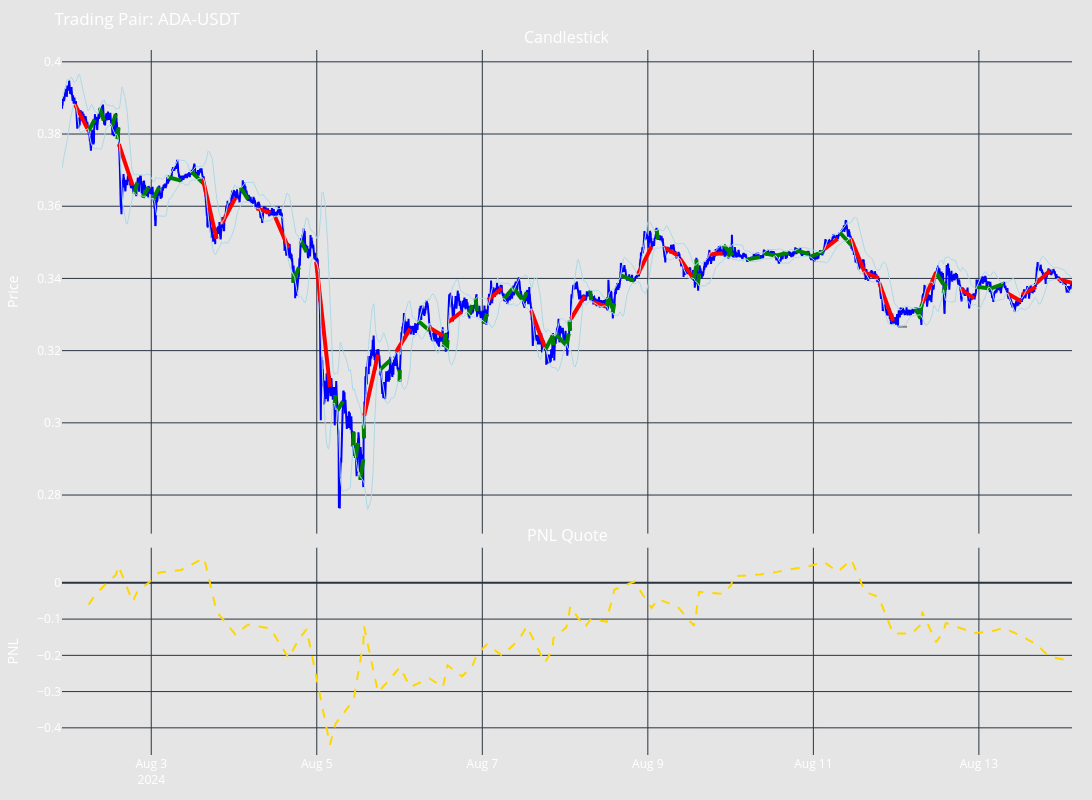

Here is the notebook cell this chart was saved with:
### Code cell
from decimal import Decimal

df = result["df"]
config = result["config"]
executors = result["executors"]


fig = create_backtesting_figure(
    df=df,
    executors=executors,
    config=config.dict())
# df.ta.bbands(length=config.bb_length, std=config.bb_std, append=True)
fig.add_trace(go.Scatter(x=df.index,
                         y=df[f"BBU_{config.bb_length}_{config.bb_std}"],
                         line=dict(color='lightblue', width=1))
              )
# fig.add_trace(go.Scatter(x=df.index,
#                          y=df[f"BBM_{config.bb_length}_{config.bb_std}"])
#               )
fig.add_trace(go.Scatter(x=df.index,
                         y=df[f"BBL_{config.bb_length}_{config.bb_std}"],
                         line=dict(color='lightblue', width=1))
                         )
fig.update_layout(width=1400)
fig.show()

### Figure 1 — Plotly figure (JSON) as saved in the notebook; plotly's stock layout.template omitted (floating-point values rounded to 4 significant figures; data arrays with more than 128 entries replaced by an {"elided": "..."} marker saying what was removed)
{"data": [{"line": {"color": "blue"}, "mode": "lines", "x": {"elided": "17562 str values"}, "y": {"elided": "17562 float values"}, "type": "scatter", "xaxis": "x", "yaxis": "y"}, {"line": {"color": "red", "width": 4}, "mode": "lines", "name": "Buy Executor", "x": ["2024-08-02T01:50:00", "2024-08-02T05:50:00"], "y": [0.3882, 0.3809], "type": "scatter", "xaxis": "x", "yaxis": "y"}, {"line": {"color": "green", "width": 4}, "mode": "lines", "name": "Buy Executor", "x": ["2024-08-02T05:50:00", "2024-08-02T07:36:00"], "y": [0.3809, 0.384], "type": "scatter", "xaxis": "x", "yaxis": "y"}, {"line": {"color": "green", "width": 4}, "mode": "lines", "name": "Sell Executor", "x": ["2024-08-02T09:04:00", "2024-08-02T10:14:00"], "y": [0.3872, 0.3837], "type": "scatter", "xaxis": "x", "yaxis": "y"}, {"line": {"color": "green", "width": 4}, "mode": "lines", "name": "Buy Executor", "x": ["2024-08-02T12:33:00", "2024-08-02T13:43:00"], "y": [0.3821, 0.3855], "type": "scatter", "xaxis": "x", "yaxis": "y"}, {"line": {"color": "green", "width": 4}, "mode": "lines", "name": "Buy Executor", "x": ["2024-08-02T14:12:00", "2024-08-02T14:30:00"], "y": [0.3786, 0.3818], "type": "scatter", "xaxis": "x", "yaxis": "y"}, {"line": {"color": "red", "width": 4}, "mode": "lines", "name": "Buy Executor", "x": ["2024-08-02T14:36:00", "2024-08-02T18:36:00"], "y": [0.3772, 0.3658], "type": "scatter", "xaxis": "x", "yaxis": "y"}, {"line": {"color": "green", "width": 4}, "mode": "lines", "name": "Buy Executor", "x": ["2024-08-02T19:04:00", "2024-08-02T19:56:00"], "y": [0.3634, 0.3666], "type": "scatter", "xaxis": "x", "yaxis": "y"}, {"line": {"color": "green", "width": 4}, "mode": "lines", "name": "Buy Executor", "x": ["2024-08-02T21:30:00", "2024-08-02T23:13:00"], "y": [0.3624, 0.3653], "type": "scatter", "xaxis": "x", "yaxis": "y"}, {"line": {"color": "green", "width": 4}, "mode": "lines", "name": "Buy Executor", "x": ["2024-08-03T00:37:00", "2024-08-03T02:16:00"], "y": [0.3621, 0.3653], "type": "scatter", "xaxis": "x", "yaxis": "y"}, {"line": {"color": "green", "width": 4}, "mode": "lines", "name": "Sell Executor", "x": ["2024-08-03T04:40:00", "2024-08-03T08:40:00"], "y": [0.3681, 0.3671], "type": "scatter", "xaxis": "x", "yaxis": "y"}, {"line": {"color": "green", "width": 4}, "mode": "lines", "name": "Sell Executor", "x": ["2024-08-03T11:37:00", "2024-08-03T15:20:00"], "y": [0.3696, 0.3661], "type": "scatter", "xaxis": "x", "yaxis": "y"}, {"line": {"color": "red", "width": 4}, "mode": "lines", "name": "Buy Executor", "x": ["2024-08-03T14:56:00", "2024-08-03T18:56:00"], "y": [0.3676, 0.351], "type": "scatter", "xaxis": "x", "yaxis": "y"}, {"line": {"color": "red", "width": 4}, "mode": "lines", "name": "Sell Executor", "x": ["2024-08-03T20:25:00", "2024-08-04T00:25:00"], "y": [0.3551, 0.3623], "type": "scatter", "xaxis": "x", "yaxis": "y"}, {"line": {"color": "green", "width": 4}, "mode": "lines", "name": "Sell Executor", "x": ["2024-08-04T01:55:00", "2024-08-04T04:04:00"], "y": [0.3652, 0.3619], "type": "scatter", "xaxis": "x", "yaxis": "y"}, {"line": {"color": "red", "width": 4}, "mode": "lines", "name": "Buy Executor", "x": ["2024-08-04T06:33:00", "2024-08-04T10:33:00"], "y": [0.3594, 0.3582], "type": "scatter", "xaxis": "x", "yaxis": "y"}, {"line": {"color": "red", "width": 4}, "mode": "lines", "name": "Buy Executor", "x": ["2024-08-04T11:49:00", "2024-08-04T15:49:00"], "y": [0.3573, 0.3484], "type": "scatter", "xaxis": "x", "yaxis": "y"}, {"line": {"color": "green", "width": 4}, "mode": "lines", "name": "Buy Executor", "x": ["2024-08-04T17:10:00", "2024-08-04T17:15:00"], "y": [0.3388, 0.3416], "type": "scatter", "xaxis": "x", "yaxis": "y"}, {"line": {"color": "green", "width": 4}, "mode": "lines", "name": "Buy Executor", "x": ["2024-08-04T17:31:00", "2024-08-04T18:50:00"], "y": [0.34, 0.3431], "type": "scatter", "xaxis": "x", "yaxis": "y"}, {"line": {"color": "green", "width": 4}, "mode": "lines", "name": "Sell Executor", "x": ["2024-08-04T19:22:00", "2024-08-04T21:03:00"], "y": [0.3505, 0.3473], "type": "scatter", "xaxis": "x", "yaxis": "y"}, {"line": {"color": "red", "width": 4}, "mode": "lines", "name": "Buy Executor", "x": ["2024-08-04T23:49:00", "2024-08-05T03:49:00"], "y": [0.3446, 0.3099], "type": "scatter", "xaxis": "x", "yaxis": "y"}, {"line": {"color": "green", "width": 4}, "mode": "lines", "name": "Buy Executor", "x": ["2024-08-05T05:09:00", "2024-08-05T05:26:00"], "y": [0.3048, 0.3077], "type": "scatter", "xaxis": "x", "yaxis": "y"}, {"line": {"color": "green", "width": 4}, "mode": "lines", "name": "Buy Executor", "x": ["2024-08-05T05:59:00", "2024-08-05T07:35:00"], "y": [0.3034, 0.306], "type": "scatter", "xaxis": "x", "yaxis": "y"}, {"line": {"color": "green", "width": 4}, "mode": "lines", "name": "Buy Executor", "x": ["2024-08-05T10:28:00", "2024-08-05T10:44:00"], "y": [0.2935, 0.2974], "type": "scatter", "xaxis": "x", "yaxis": "y"}, {"line": {"color": "green", "width": 4}, "mode": "lines", "name": "Buy Executor", "x": ["2024-08-05T11:05:00", "2024-08-05T11:12:00"], "y": [0.2908, 0.2931], "type": "scatter", "xaxis": "x", "yaxis": "y"}, {"line": {"color": "green", "width": 4}, "mode": "lines", "name": "Buy Executor", "x": ["2024-08-05T11:18:00", "2024-08-05T11:54:00"], "y": [0.2904, 0.2944], "type": "scatter", "xaxis": "x", "yaxis": "y"}, {"line": {"color": "green", "width": 4}, "mode": "lines", "name": "Buy Executor", "x": ["2024-08-05T12:33:00", "2024-08-05T13:30:00"], "y": [0.2842, 0.2899], "type": "scatter", "xaxis": "x", "yaxis": "y"}, {"line": {"color": "green", "width": 4}, "mode": "lines", "name": "Sell Executor", "x": ["2024-08-05T13:37:00", "2024-08-05T13:42:00"], "y": [0.2995, 0.2957], "type": "scatter", "xaxis": "x", "yaxis": "y"}, {"line": {"color": "red", "width": 4}, "mode": "lines", "name": "Sell Executor", "x": ["2024-08-05T13:45:00", "2024-08-05T17:45:00"], "y": [0.302, 0.3189], "type": "scatter", "xaxis": "x", "yaxis": "y"}, {"line": {"color": "green", "width": 4}, "mode": "lines", "name": "Buy Executor", "x": ["2024-08-05T18:23:00", "2024-08-05T21:16:00"], "y": [0.3148, 0.3173], "type": "scatter", "xaxis": "x", "yaxis": "y"}, {"line": {"color": "green", "width": 4}, "mode": "lines", "name": "Buy Executor", "x": ["2024-08-06T00:00:00", "2024-08-06T00:05:00"], "y": [0.3114, 0.3147], "type": "scatter", "xaxis": "x", "yaxis": "y"}, {"line": {"color": "red", "width": 4}, "mode": "lines", "name": "Sell Executor", "x": ["2024-08-05T23:06:00", "2024-08-06T03:06:00"], "y": [0.3198, 0.3261], "type": "scatter", "xaxis": "x", "yaxis": "y"}, {"line": {"color": "green", "width": 4}, "mode": "lines", "name": "Sell Executor", "x": ["2024-08-06T05:26:00", "2024-08-06T08:38:00"], "y": [0.3282, 0.3256], "type": "scatter", "xaxis": "x", "yaxis": "y"}, {"line": {"color": "red", "width": 4}, "mode": "lines", "name": "Buy Executor", "x": ["2024-08-06T08:34:00", "2024-08-06T12:34:00"], "y": [0.3264, 0.3241], "type": "scatter", "xaxis": "x", "yaxis": "y"}, {"line": {"color": "green", "width": 4}, "mode": "lines", "name": "Buy Executor", "x": ["2024-08-06T12:45:00", "2024-08-06T13:27:00"], "y": [0.3211, 0.3247], "type": "scatter", "xaxis": "x", "yaxis": "y"}, {"line": {"color": "green", "width": 4}, "mode": "lines", "name": "Buy Executor", "x": ["2024-08-06T13:45:00", "2024-08-06T13:55:00"], "y": [0.3202, 0.323], "type": "scatter", "xaxis": "x", "yaxis": "y"}, {"line": {"color": "red", "width": 4}, "mode": "lines", "name": "Sell Executor", "x": ["2024-08-06T14:05:00", "2024-08-06T18:05:00"], "y": [0.3279, 0.3308], "type": "scatter", "xaxis": "x", "yaxis": "y"}, {"line": {"color": "green", "width": 4}, "mode": "lines", "name": "Buy Executor", "x": ["2024-08-06T20:01:00", "2024-08-06T21:04:00"], "y": [0.3299, 0.3326], "type": "scatter", "xaxis": "x", "yaxis": "y"}, {"line": {"color": "green", "width": 4}, "mode": "lines", "name": "Sell Executor", "x": ["2024-08-06T22:04:00", "2024-08-06T22:25:00"], "y": [0.3345, 0.3309], "type": "scatter", "xaxis": "x", "yaxis": "y"}, {"line": {"color": "green", "width": 4}, "mode": "lines", "name": "Buy Executor", "x": ["2024-08-07T00:17:00", "2024-08-07T01:22:00"], "y": [0.3275, 0.3302], "type": "scatter", "xaxis": "x", "yaxis": "y"}, {"line": {"color": "red", "width": 4}, "mode": "lines", "name": "Sell Executor", "x": ["2024-08-07T01:40:00", "2024-08-07T05:40:00"], "y": [0.334, 0.3373], "type": "scatter", "xaxis": "x", "yaxis": "y"}, {"line": {"color": "green", "width": 4}, "mode": "lines", "name": "Buy Executor", "x": ["2024-08-07T06:12:00", "2024-08-07T09:01:00"], "y": [0.3343, 0.3374], "type": "scatter", "xaxis": "x", "yaxis": "y"}, {"line": {"color": "green", "width": 4}, "mode": "lines", "name": "Sell Executor", "x": ["2024-08-07T09:01:00", "2024-08-07T11:27:00"], "y": [0.3374, 0.3343], "type": "scatter", "xaxis": "x", "yaxis": "y"}, {"line": {"color": "green", "width": 4}, "mode": "lines", "name": "Buy Executor", "x": ["2024-08-07T11:41:00", "2024-08-07T12:54:00"], "y": [0.3336, 0.3362], "type": "scatter", "xaxis": "x", "yaxis": "y"}, {"line": {"color": "red", "width": 4}, "mode": "lines", "name": "Buy Executor", "x": ["2024-08-07T14:09:00", "2024-08-07T18:09:00"], "y": [0.3311, 0.3209], "type": "scatter", "xaxis": "x", "yaxis": "y"}, {"line": {"color": "green", "width": 4}, "mode": "lines", "name": "Buy Executor", "x": ["2024-08-07T18:18:00", "2024-08-07T20:21:00"], "y": [0.3203, 0.324], "type": "scatter", "xaxis": "x", "yaxis": "y"}, {"line": {"color": "green", "width": 4}, "mode": "lines", "name": "Sell Executor", "x": ["2024-08-07T20:22:00", "2024-08-07T20:38:00"], "y": [0.3244, 0.3215], "type": "scatter", "xaxis": "x", "yaxis": "y"}, {"line": {"color": "green", "width": 4}, "mode": "lines", "name": "Sell Executor", "x": ["2024-08-07T21:23:00", "2024-08-08T00:21:00"], "y": [0.3244, 0.3215], "type": "scatter", "xaxis": "x", "yaxis": "y"}, {"line": {"color": "green", "width": 4}, "mode": "lines", "name": "Buy Executor", "x": ["2024-08-08T00:21:00", "2024-08-08T01:04:00"], "y": [0.3215, 0.3247], "type": "scatter", "xaxis": "x", "yaxis": "y"}, {"line": {"color": "green", "width": 4}, "mode": "lines", "name": "Sell Executor", "x": ["2024-08-08T01:13:00", "2024-08-08T01:29:00"], "y": [0.3283, 0.3255], "type": "scatter", "xaxis": "x", "yaxis": "y"}, {"line": {"color": "red", "width": 4}, "mode": "lines", "name": "Sell Executor", "x": ["2024-08-08T01:42:00", "2024-08-08T05:42:00"], "y": [0.3288, 0.3351], "type": "scatter", "xaxis": "x", "yaxis": "y"}, {"line": {"color": "green", "width": 4}, "mode": "lines", "name": "Sell Executor", "x": ["2024-08-08T07:17:00", "2024-08-08T07:33:00"], "y": [0.3367, 0.334], "type": "scatter", "xaxis": "x", "yaxis": "y"}, {"line": {"color": "red", "width": 4}, "mode": "lines", "name": "Buy Executor", "x": ["2024-08-08T08:05:00", "2024-08-08T12:05:00"], "y": [0.3335, 0.3321], "type": "scatter", "xaxis": "x", "yaxis": "y"}, {"line": {"color": "green", "width": 4}, "mode": "lines", "name": "Buy Executor", "x": ["2024-08-08T12:05:00", "2024-08-08T12:30:00"], "y": [0.3321, 0.3348], "type": "scatter", "xaxis": "x", "yaxis": "y"}, {"line": {"color": "green", "width": 4}, "mode": "lines", "name": "Sell Executor", "x": ["2024-08-08T12:30:00", "2024-08-08T13:47:00"], "y": [0.3348, 0.3317], "type": "scatter", "xaxis": "x", "yaxis": "y"}, {"line": {"color": "green", "width": 4}, "mode": "lines", "name": "Buy Executor", "x": ["2024-08-08T13:48:00", "2024-08-08T14:14:00"], "y": [0.3304, 0.3331], "type": "scatter", "xaxis": "x", "yaxis": "y"}, {"line": {"color": "green", "width": 4}, "mode": "lines", "name": "Sell Executor", "x": ["2024-08-08T16:02:00", "2024-08-08T20:02:00"], "y": [0.3409, 0.3393], "type": "scatter", "xaxis": "x", "yaxis": "y"}, {"line": {"color": "red", "width": 4}, "mode": "lines", "name": "Sell Executor", "x": ["2024-08-08T21:05:00", "2024-08-09T01:05:00"], "y": [0.3411, 0.3488], "type": "scatter", "xaxis": "x", "yaxis": "y"}, {"line": {"color": "green", "width": 4}, "mode": "lines", "name": "Sell Executor", "x": ["2024-08-09T02:29:00", "2024-08-09T02:59:00"], "y": [0.3537, 0.3508], "type": "scatter", "xaxis": "x", "yaxis": "y"}, {"line": {"color": "red", "width": 4}, "mode": "lines", "name": "Buy Executor", "x": ["2024-08-09T04:39:00", "2024-08-09T08:39:00"], "y": [0.3486, 0.3464], "type": "scatter", "xaxis": "x", "yaxis": "y"}, {"line": {"color": "red", "width": 4}, "mode": "lines", "name": "Buy Executor", "x": ["2024-08-09T09:20:00", "2024-08-09T13:20:00"], "y": [0.3455, 0.3398], "type": "scatter", "xaxis": "x", "yaxis": "y"}, {"line": {"color": "green", "width": 4}, "mode": "lines", "name": "Buy Executor", "x": ["2024-08-09T13:20:00", "2024-08-09T14:02:00"], "y": [0.3398, 0.3434], "type": "scatter", "xaxis": "x", "yaxis": "y"}, {"line": {"color": "green", "width": 4}, "mode": "lines", "name": "Sell Executor", "x": ["2024-08-09T14:03:00", "2024-08-09T14:16:00"], "y": [0.3453, 0.3424], "type": "scatter", "xaxis": "x", "yaxis": "y"}, {"line": {"color": "green", "width": 4}, "mode": "lines", "name": "Buy Executor", "x": ["2024-08-09T14:32:00", "2024-08-09T14:52:00"], "y": [0.3383, 0.3414], "type": "scatter", "xaxis": "x", "yaxis": "y"}, {"line": {"color": "red", "width": 4}, "mode": "lines", "name": "Sell Executor", "x": ["2024-08-09T17:41:00", "2024-08-09T21:41:00"], "y": [0.3466, 0.347], "type": "scatter", "xaxis": "x", "yaxis": "y"}, {"line": {"color": "green", "width": 4}, "mode": "lines", "name": "Buy Executor", "x": ["2024-08-09T23:16:00", "2024-08-10T00:11:00"], "y": [0.3459, 0.3487], "type": "scatter", "xaxis": "x", "yaxis": "y"}, {"line": {"color": "green", "width": 4}, "mode": "lines", "name": "Sell Executor", "x": ["2024-08-09T21:56:00", "2024-08-10T00:38:00"], "y": [0.3492, 0.3464], "type": "scatter", "xaxis": "x", "yaxis": "y"}, {"line": {"color": "green", "width": 4}, "mode": "lines", "name": "Buy Executor", "x": ["2024-08-10T04:35:00", "2024-08-10T08:35:00"], "y": [0.3452, 0.3459], "type": "scatter", "xaxis": "x", "yaxis": "y"}, {"line": {"color": "green", "width": 4}, "mode": "lines", "name": "Sell Executor", "x": ["2024-08-10T09:33:00", "2024-08-10T13:33:00"], "y": [0.347, 0.3462], "type": "scatter", "xaxis": "x", "yaxis": "y"}, {"line": {"color": "green", "width": 4}, "mode": "lines", "name": "Buy Executor", "x": ["2024-08-10T12:46:00", "2024-08-10T16:46:00"], "y": [0.3462, 0.3471], "type": "scatter", "xaxis": "x", "yaxis": "y"}, {"line": {"color": "green", "width": 4}, "mode": "lines", "name": "Sell Executor", "x": ["2024-08-10T18:41:00", "2024-08-10T22:41:00"], "y": [0.3478, 0.3468], "type": "scatter", "xaxis": "x", "yaxis": "y"}, {"line": {"color": "green", "width": 4}, "mode": "lines", "name": "Buy Executor", "x": ["2024-08-10T23:02:00", "2024-08-11T03:02:00"], "y": [0.346, 0.3475], "type": "scatter", "xaxis": "x", "yaxis": "y"}, {"line": {"color": "red", "width": 4}, "mode": "lines", "name": "Sell Executor", "x": ["2024-08-11T03:04:00", "2024-08-11T07:04:00"], "y": [0.348, 0.351], "type": "scatter", "xaxis": "x", "yaxis": "y"}, {"line": {"color": "green", "width": 4}, "mode": "lines", "name": "Sell Executor", "x": ["2024-08-11T07:36:00", "2024-08-11T11:01:00"], "y": [0.3528, 0.3492], "type": "scatter", "xaxis": "x", "yaxis": "y"}, {"line": {"color": "red", "width": 4}, "mode": "lines", "name": "Buy Executor", "x": ["2024-08-11T10:56:00", "2024-08-11T14:56:00"], "y": [0.351, 0.3416], "type": "scatter", "xaxis": "x", "yaxis": "y"}, {"line": {"color": "red", "width": 4}, "mode": "lines", "name": "Buy Executor", "x": ["2024-08-11T14:56:00", "2024-08-11T18:56:00"], "y": [0.3416, 0.3401], "type": "scatter", "xaxis": "x", "yaxis": "y"}, {"line": {"color": "red", "width": 4}, "mode": "lines", "name": "Buy Executor", "x": ["2024-08-11T19:08:00", "2024-08-11T23:08:00"], "y": [0.3387, 0.3282], "type": "scatter", "xaxis": "x", "yaxis": "y"}, {"line": {"color": "grey", "dash": "dash", "width": 2}, "mode": "lines", "name": "Buy Executor", "x": ["2024-08-12T00:33:00", "2024-08-12T04:33:00"], "y": [0.3266, 0.3266], "type": "scatter", "xaxis": "x", "yaxis": "y"}, {"line": {"color": "green", "width": 4}, "mode": "lines", "name": "Sell Executor", "x": ["2024-08-12T05:34:00", "2024-08-12T07:09:00"], "y": [0.3317, 0.3289], "type": "scatter", "xaxis": "x", "yaxis": "y"}, {"line": {"color": "green", "width": 4}, "mode": "lines", "name": "Buy Executor", "x": ["2024-08-12T06:42:00", "2024-08-12T07:34:00"], "y": [0.3299, 0.333], "type": "scatter", "xaxis": "x", "yaxis": "y"}, {"line": {"color": "red", "width": 4}, "mode": "lines", "name": "Sell Executor", "x": ["2024-08-12T07:34:00", "2024-08-12T11:34:00"], "y": [0.333, 0.3416], "type": "scatter", "xaxis": "x", "yaxis": "y"}, {"line": {"color": "green", "width": 4}, "mode": "lines", "name": "Sell Executor", "x": ["2024-08-12T11:34:00", "2024-08-12T13:41:00"], "y": [0.3416, 0.3384], "type": "scatter", "xaxis": "x", "yaxis": "y"}, {"line": {"color": "green", "width": 4}, "mode": "lines", "name": "Buy Executor", "x": ["2024-08-12T13:45:00", "2024-08-12T14:24:00"], "y": [0.3359, 0.3387], "type": "scatter", "xaxis": "x", "yaxis": "y"}, {"line": {"color": "red", "width": 4}, "mode": "lines", "name": "Buy Executor", "x": ["2024-08-12T18:36:00", "2024-08-12T22:36:00"], "y": [0.3372, 0.3345], "type": "scatter", "xaxis": "x", "yaxis": "y"}, {"line": {"color": "green", "width": 4}, "mode": "lines", "name": "Sell Executor", "x": ["2024-08-12T23:18:00", "2024-08-13T03:18:00"], "y": [0.3377, 0.3372], "type": "scatter", "xaxis": "x", "yaxis": "y"}, {"line": {"color": "green", "width": 4}, "mode": "lines", "name": "Buy Executor", "x": ["2024-08-13T03:10:00", "2024-08-13T07:10:00"], "y": [0.3371, 0.3385], "type": "scatter", "xaxis": "x", "yaxis": "y"}, {"line": {"color": "red", "width": 4}, "mode": "lines", "name": "Buy Executor", "x": ["2024-08-13T08:21:00", "2024-08-13T12:21:00"], "y": [0.3358, 0.3336], "type": "scatter", "xaxis": "x", "yaxis": "y"}, {"line": {"color": "red", "width": 4}, "mode": "lines", "name": "Sell Executor", "x": ["2024-08-13T12:30:00", "2024-08-13T16:30:00"], "y": [0.3355, 0.3376], "type": "scatter", "xaxis": "x", "yaxis": "y"}, {"line": {"color": "red", "width": 4}, "mode": "lines", "name": "Sell Executor", "x": ["2024-08-13T16:33:00", "2024-08-13T20:33:00"], "y": [0.3386, 0.3421], "type": "scatter", "xaxis": "x", "yaxis": "y"}, {"line": {"color": "red", "width": 4}, "mode": "lines", "name": "Buy Executor", "x": ["2024-08-13T22:55:00", "2024-08-14T02:55:00"], "y": [0.3398, 0.3388], "type": "scatter", "xaxis": "x", "yaxis": "y"}, {"line": {"color": "gold", "dash": "dash", "width": 2}, "mode": "lines", "name": "Cumulative PNL", "x": ["2024-08-02T05:50:00", "2024-08-02T07:36:00", "2024-08-02T10:14:00", "2024-08-02T13:43:00", "2024-08-02T14:30:00", "2024-08-02T18:36:00", "2024-08-02T19:56:00", "2024-08-02T23:13:00", "2024-08-03T02:16:00", "2024-08-03T08:40:00", "2024-08-03T15:20:00", "2024-08-03T18:56:00", "2024-08-04T00:25:00", "2024-08-04T04:04:00", "2024-08-04T10:33:00", "2024-08-04T15:49:00", "2024-08-04T17:15:00", "2024-08-04T18:50:00", "2024-08-04T21:03:00", "2024-08-05T03:49:00", "2024-08-05T05:26:00", "2024-08-05T07:35:00", "2024-08-05T10:44:00", "2024-08-05T11:12:00", "2024-08-05T11:54:00", "2024-08-05T13:30:00", "2024-08-05T13:42:00", "2024-08-05T17:45:00", "2024-08-05T21:16:00", "2024-08-06T00:05:00", "2024-08-06T03:06:00", "2024-08-06T08:38:00", "2024-08-06T12:34:00", "2024-08-06T13:27:00", "2024-08-06T13:55:00", "2024-08-06T18:05:00", "2024-08-06T21:04:00", "2024-08-06T22:25:00", "2024-08-07T01:22:00", "2024-08-07T05:40:00", "2024-08-07T09:01:00", "2024-08-07T11:27:00", "2024-08-07T12:54:00", "2024-08-07T18:09:00", "2024-08-07T20:21:00", "2024-08-07T20:38:00", "2024-08-08T00:21:00", "2024-08-08T01:04:00", "2024-08-08T01:29:00", "2024-08-08T05:42:00", "2024-08-08T07:33:00", "2024-08-08T12:05:00", "2024-08-08T12:30:00", "2024-08-08T13:47:00", "2024-08-08T14:14:00", "2024-08-08T20:02:00", "2024-08-09T01:05:00", "2024-08-09T02:59:00", "2024-08-09T08:39:00", "2024-08-09T13:20:00", "2024-08-09T14:02:00", "2024-08-09T14:16:00", "2024-08-09T14:52:00", "2024-08-09T21:41:00", "2024-08-10T00:11:00", "2024-08-10T00:38:00", "2024-08-10T08:35:00", "2024-08-10T13:33:00", "2024-08-10T16:46:00", "2024-08-10T22:41:00", "2024-08-11T03:02:00", "2024-08-11T07:04:00", "2024-08-11T11:01:00", "2024-08-11T14:56:00", "2024-08-11T18:56:00", "2024-08-11T23:08:00", "2024-08-12T04:33:00", "2024-08-12T07:09:00", "2024-08-12T07:34:00", "2024-08-12T11:34:00", "2024-08-12T13:41:00", "2024-08-12T14:24:00", "2024-08-12T22:36:00", "2024-08-13T03:18:00", "2024-08-13T07:10:00", "2024-08-13T12:21:00", "2024-08-13T16:30:00", "2024-08-13T20:33:00", "2024-08-14T02:55:00"], "y": [-0.05991, -0.03569, -0.008572, 0.02149, 0.04671, -0.05149, -0.02423, 0.0004432, 0.0287, 0.0355, 0.0683, -0.07872, -0.143, -0.115, -0.1259, -0.207, -0.1824, -0.155, -0.1276, -0.4463, -0.3887, -0.3631, -0.3223, -0.2933, -0.2509, -0.1664, -0.1201, -0.3019, -0.2649, -0.2327, -0.2877, -0.2632, -0.2878, -0.2537, -0.2276, -0.2579, -0.2306, -0.1979, -0.1694, -0.2002, -0.1713, -0.1437, -0.1197, -0.2206, -0.1833, -0.1526, -0.1229, -0.09082, -0.06534, -0.1229, -0.09903, -0.1077, -0.08352, -0.04339, -0.01906, 0.003443, -0.06909, -0.04467, -0.06596, -0.1181, -0.08604, -0.06098, -0.02482, -0.03046, -0.006375, 0.01837, 0.02296, 0.03029, 0.03671, 0.04586, 0.05786, 0.0301, 0.06366, -0.02431, -0.03941, -0.14, -0.14, -0.1148, -0.07967, -0.1636, -0.1354, -0.1106, -0.1382, -0.1354, -0.124, -0.1469, -0.169, -0.2041, -0.2155], "type": "scatter", "xaxis": "x2", "yaxis": "y2"}, {"line": {"color": "lightblue", "width": 1}, "x": {"elided": "17562 str values"}, "y": {"elided": "17562 float values"}, "type": "scatter"}, {"line": {"color": "lightblue", "width": 1}, "x": {"elided": "17562 str values"}, "y": {"elided": "17562 float values"}, "type": "scatter"}], "layout": {"xaxis": {"anchor": "y", "domain": [0.0, 1.0], "matches": "x2", "showticklabels": false, "rangeslider": {"visible": false}}, "yaxis": {"anchor": "x", "domain": [0.314, 1.0], "title": {"text": "Price"}}, "xaxis2": {"anchor": "y2", "domain": [0.0, 1.0]}, "yaxis2": {"anchor": "x2", "domain": [0.0, 0.294], "title": {"text": "PNL"}}, "annotations": [{"font": {"size": 16}, "showarrow": false, "text": "Candlestick", "x": 0.5, "xanchor": "center", "xref": "paper", "y": 1.0, "yanchor": "bottom", "yref": "paper"}, {"font": {"size": 16}, "showarrow": false, "text": "PNL Quote", "x": 0.5, "xanchor": "center", "xref": "paper", "y": 0.294, "yanchor": "bottom", "yref": "paper"}], "font": {"color": "white", "size": 12}, "margin": {"l": 20, "r": 20, "t": 50, "b": 20}, "plot_bgcolor": "rgba(0, 0, 0, 0)", "paper_bgcolor": "rgba(0, 0, 0, 0.1)", "height": 800, "width": 1400, "hovermode": "x unified", "showlegend": false, "title": {"text": "Trading Pair: ADA-USDT"}}}
